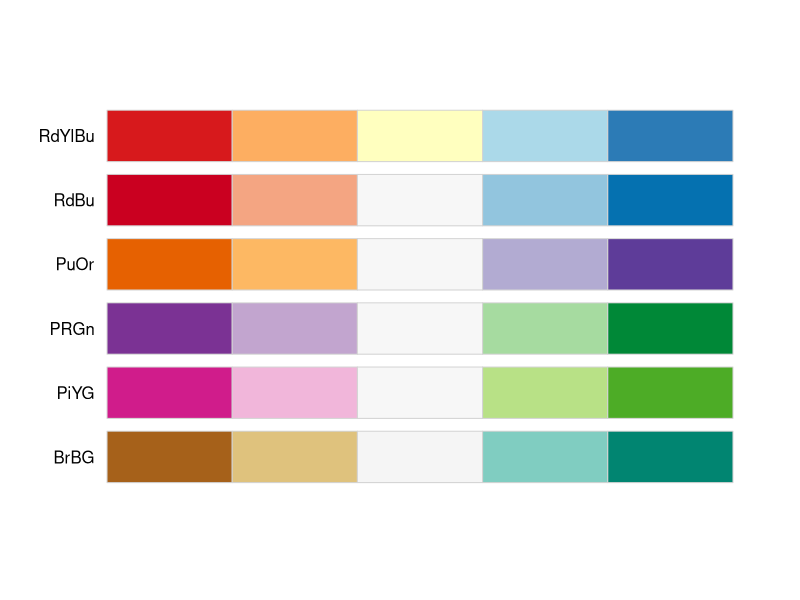
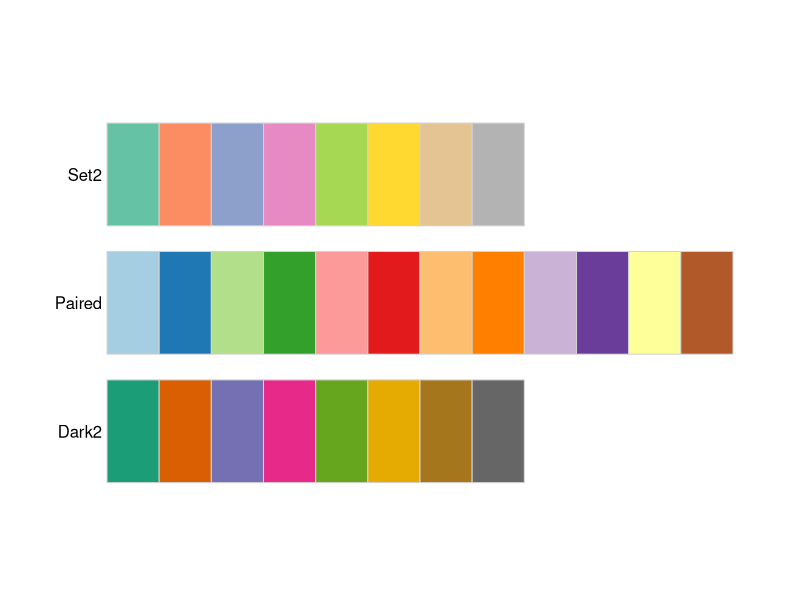
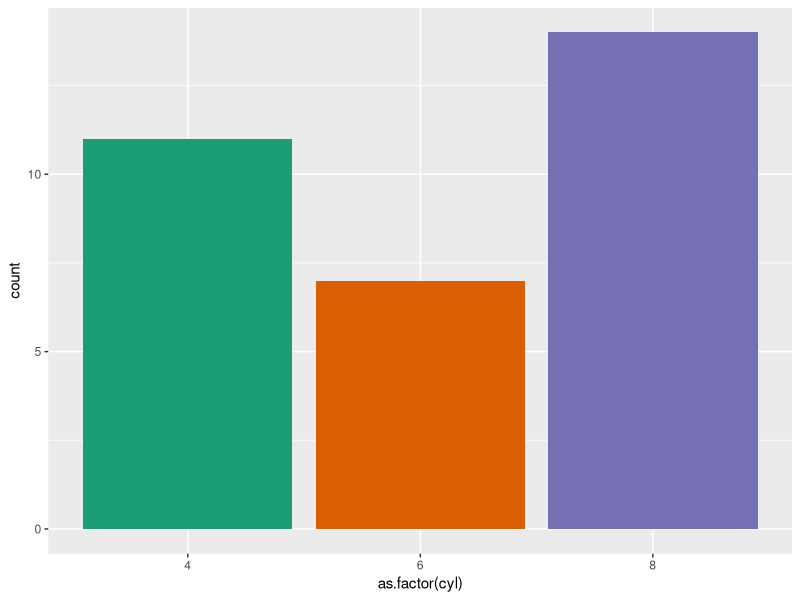
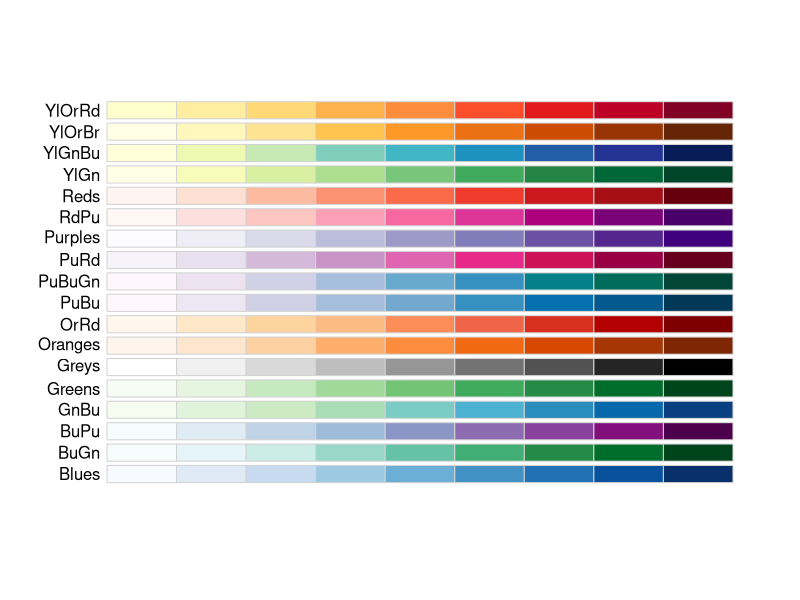
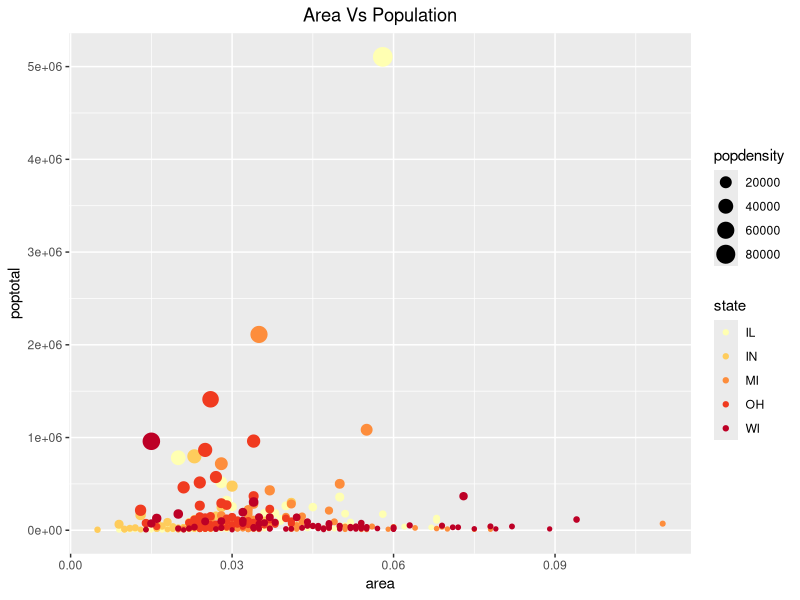

Generate these figures, in order, with R:
## ---- chunk 1
library(ggplot2)
library(RColorBrewer)
library(MASS)
## ---- chunk 2
display.brewer.all(n=5,type='div',colorblindFriendly=TRUE)
## ---- chunk 3
brewer.pal(5,"Accent")
## ---- chunk 4
display.brewer.all(n=NULL,type='qual', colorblindFriendly=TRUE)
## ---- chunk 5
ggplot(mtcars, aes(x=as.factor(cyl), fill=as.factor(cyl) )) + 
  geom_bar( ) +
  scale_fill_brewer(palette = "Dark2") +
  theme(legend.position="none")
## ---- chunk 6
display.brewer.all(n=NULL,type='seq',colorblindFriendly=TRUE)
## ---- chunk 7
ggplot(data = midwest, aes(x = area, y = poptotal)) + 
geom_point(aes(col=state, size=popdensity)) + 
  ggtitle("Area Vs Population") +
  theme(plot.title = element_text(hjust = 0.5)) +
  scale_color_brewer(palette='YlOrRd')
